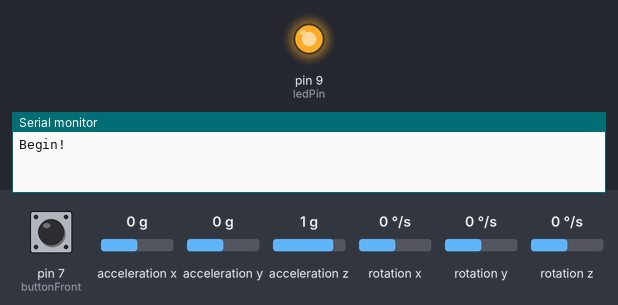
Bench run of a sketch on a simulated Arduino Leonardo, built with avr-gcc and run on an emulated ATmega32U4. Parts: output pins drawn as LEDs (lit = HIGH), the last lines printed to the serial monitor. Wiring (inferred from the names in the program): MPU-6050 motion sensor at I2C address 0x68. The inputs (shaded band) are chosen by the test bench; at power-on: pin 7 (buttonFront) HIGH, acceleration x 0 g, acceleration y 0 g, acceleration z 1 g, rotation x 0 °/s, rotation y 0 °/s, rotation z 0 °/s. USB keyboard and mouse output is not drawn.

Above: at 1.3 s.
1.4 s: pin 7 (buttonFront) pulled LOW for 0.15 s
At 1.48 s:
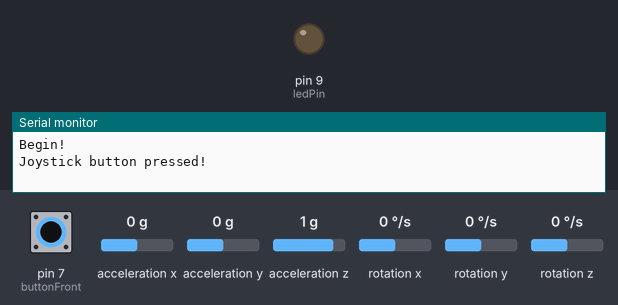
3.0 s: pin 7 (buttonFront) pulled LOW for 3.2 s
At 6.6 s:
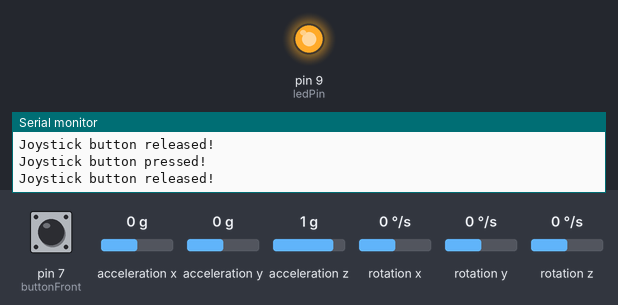
Timing chart, 0 to 8.1 s (numbered marks = the images above; inputs shaded):
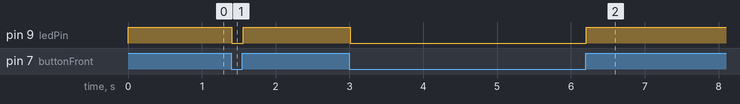

The sketch:

joystick.ino
```cpp
// (licence header left out)
// Enable serial output, baud rate 115200
#define DEBUG

// Pins
#define buttonFront 7
#define buttonTop 8
#define ledPin 9

// Gamepad values
#define Gamepad_zoom_in 2
#define Gamepad_zoom_out 4
#define Gamepad_rotate_left 7
#define Gamepad_rotate_right 8

// Config
#define Zoom_in_trigger 10000
#define Zoom_out_trigger 6000
#define Rotate_trigger 10000
#define Movement_sensitivity 0.6
#define Loop_delay 10

#include <Wire.h>
#include "HID-Project.h"
#include "MPU6050_program.h"

// Tracking button state for joystick (prevent buttons and axis from staying pressed when pressing/releasing trigger)
bool turnOffFlag = false;
bool turnOnFlag = false;

void setup() {
  // put your setup code here, to run once:
  pinMode(buttonFront, INPUT_PULLUP);
  pinMode(buttonTop, INPUT_PULLUP);
  pinMode(ledPin, OUTPUT);

  digitalWrite(ledPin, HIGH);

  Gamepad.begin();

  Wire.begin();
  MPU6050_inicializacija();

  // Debugging
#ifdef DEBUG
  Serial.begin(115200);
  while (!Serial);
  Serial.println("Begin!");
#endif
}

void loop() {
  //Serial.println(mode);
  // put your main code here, to run repeatedly:

  MPU6050_osvezevanje();

  int izmerjen_pospesek_x = -pospesek_x() / 1000;
  izmerjen_pospesek_x = map(izmerjen_pospesek_x, -20, 20, -32000 * Movement_sensitivity, 32000 * Movement_sensitivity);
  int izmerjen_pospesek_y = -pospesek_y() * 1.5 * Movement_sensitivity;

  if (!digitalRead(buttonFront)) {
    turnOffFlag = true;

    if (turnOnFlag) {

#ifdef DEBUG
      Serial.println("Joystick button pressed!");
#endif

      turnOnFlag = false;
      Gamepad.xAxis(0);
      Gamepad.yAxis(0);

      digitalWrite(ledPin, LOW);
    }

    if (izmerjen_pospesek_y < -Zoom_out_trigger) {
      Gamepad.press(Gamepad_zoom_out);
    } else if (izmerjen_pospesek_y > Zoom_in_trigger) {
      Gamepad.press(Gamepad_zoom_in);
    } else {
      Gamepad.release(Gamepad_zoom_out);
      Gamepad.release(Gamepad_zoom_in);
    }

    if (izmerjen_pospesek_x < -Rotate_trigger) {
      Gamepad.press(Gamepad_rotate_left);
    } else if (izmerjen_pospesek_x > Rotate_trigger) {
      Gamepad.press(Gamepad_rotate_right);
    } else {
      Gamepad.release(Gamepad_rotate_left);
      Gamepad.release(Gamepad_rotate_right);
    }

  } else {
    turnOnFlag = true;

    if (turnOffFlag) {

#ifdef DEBUG
      Serial.println("Joystick button released!");
#endif

      turnOffFlag = false;
      Gamepad.releaseAll();

      digitalWrite(ledPin, HIGH);
    }

    Gamepad.xAxis(izmerjen_pospesek_x);
    Gamepad.yAxis(izmerjen_pospesek_y);
  }

  Gamepad.write();

  delay(Loop_delay);

}
```

MPU6050_program.cpp
```cpp
#include <Wire.h>
#include <arduino.h>
//#include <Mouse.h>
#include "MPU6050_program.h"

//Inicializacija spremenljivk

/* IMU Data */
int accX, accY, accZ;
int16_t tempRaw;

uint8_t i2cData[14]; // Buffer for I2C data

double temperature;

short gy_old;
short gx_old;
double x_move;
double y_move;

void MPU6050_inicializacija(){
  TWBR = ((F_CPU / 400000L) - 16) / 2; // Set I2C frequency to 400kHz

  i2cData[0] = 7; // Set the sample rate to 1000Hz - 8kHz/(7+1) = 1000Hz
  i2cData[1] = 0x00; // Disable FSYNC and set 260 Hz Acc filtering, 256 Hz Gyro filtering, 8 KHz sampling
  i2cData[2] = 0x00; // Set Gyro Full Scale Range to ďż˝250deg/s
  i2cData[3] = 0x00; // Set Accelerometer Full Scale Range to ďż˝2g
  while (i2cWrite(0x19, i2cData, 4, false)); // Write to all four registers at once
  while (i2cWrite(0x6B, 0x01, true)); // PLL with X axis gyroscope reference and disable sleep mode

  while (i2cRead(0x75, i2cData, 1));
  if (i2cData[0] != 0x68) { // Read "WHO_AM_I" register
    Serial.print(F("Error reading sensor"));
    while (1);
  }
  delay(100); // Wait for sensor to stabilize
}

void MPU6050_osvezevanje(){
	while (i2cRead(0x3B, i2cData, 14));
	accX = ((i2cData[0] << 8) | i2cData[1]);
	accY = ((i2cData[2] << 8) | i2cData[3]);
	accZ = ((i2cData[4] << 8) | i2cData[5]);
	tempRaw = (i2cData[6] << 8) | i2cData[7];
}

void MPU6050_pospeskometer(){
  Serial.println("Pospeskometer: ");
  Serial.print("X-os: ");
  Serial.println(accX);
  Serial.print("Y-os: ");
  Serial.println(accY);
  Serial.print("Z-os: ");
  Serial.println(accZ);
  Serial.println(" ");
}

void MPU6050_tipkovnica(char tipka1, char tipka2, char tipka3, char tipka4, int obcut_acc){

}

/*
void MPU6050_miska(){
	int gx=accX;
	int gy=accY;

    x_move = -((double)gx*10)/12000;
    y_move = ((double)gy*10)/12000;
    if ((x_move >= 0)) {
      x_move = x_move - 1;
    }
    if ((x_move < 0)) {
      x_move = x_move + 1;
    }
    if ((y_move >= 0)) {
      y_move = y_move - 1;
    }
    if ((y_move < 0)) {
      y_move = y_move + 1;
    }


    if ((abs(gx) > abs(gx_old) + 2000) || (abs(gx) < abs(gx_old) - 2000)) {
      gx_old = gx;
    }
    else {
      Mouse.move(x_move,0,0);
      gx_old = gx;
    }
    if((abs(gy) > abs(gy_old) + 2000) || (abs(gy) < abs(gy_old) - 2000)) {
      gy_old = gy;
    }
    else {
      Mouse.move(0,y_move,0);
      gy_old = gy;
    }

}
*/

void MPU6050_miska_tipke(int button1Pin, int button2Pin){


}

void LED(int ledica, int meja){

}

void MPU6050_temperatura(){
  temperature = (double)tempRaw / 340.0 + 36.53;
  Serial.print("Temperatura: ");
  Serial.println(temperature);
  Serial.println(" ");
}

int pospesek_x(){
return accX;
}
int pospesek_y(){
return accY;
}

int pospesek_z(){
return accZ;
}

double temperatura(){
return temperature;
}


const uint8_t IMUAddress = 0x68; // AD0 is logic low on the PCB
const uint16_t I2C_TIMEOUT = 1000; // Used to check for errors in I2C communication

uint8_t i2cWrite(uint8_t registerAddress, uint8_t data, bool sendStop) {
  return i2cWrite(registerAddress, &data, 1, sendStop); // Returns 0 on success
}

uint8_t i2cWrite(uint8_t registerAddress, uint8_t *data, uint8_t length, bool sendStop) {
  Wire.beginTransmission(IMUAddress);
  Wire.write(registerAddress);
  Wire.write(data, length);
  uint8_t rcode = Wire.endTransmission(sendStop); // Returns 0 on success
  if (rcode) {
    Serial.print(F("i2cWrite failed: "));
    Serial.println(rcode);
  }
  return rcode; // See: http://arduino.cc/en/Reference/WireEndTransmission
}

uint8_t i2cRead(uint8_t registerAddress, uint8_t *data, uint8_t nbytes) {
  uint32_t timeOutTimer;
  Wire.beginTransmission(IMUAddress);
  Wire.write(registerAddress);
  uint8_t rcode = Wire.endTransmission(false); // Don't release the bus
  if (rcode) {
    Serial.print(F("i2cRead failed: "));
    Serial.println(rcode);
    return rcode; // See: http://arduino.cc/en/Reference/WireEndTransmission
  }
  Wire.requestFrom(IMUAddress, nbytes, (uint8_t)true); // Send a repeated start and then release the bus after reading
  for (uint8_t i = 0; i < nbytes; i++) {
    if (Wire.available())
      data[i] = Wire.read();
    else {
      timeOutTimer = micros();
      while (((micros() - timeOutTimer) < I2C_TIMEOUT) && !Wire.available());
      if (Wire.available())
        data[i] = Wire.read();
      else {
        Serial.println(F("i2cRead timeout"));
        return 5; // This error value is not already taken by endTransmission
      }
    }
  }
  return 0; // Success
}
```

MPU6050_program.h
```cpp
#include <Wire.h>
#include <arduino.h>

void MPU6050_inicializacija();
void MPU6050_osvezevanje();
void MPU6050_pospeskometer();
void MPU6050_miska();
void MPU6050_tipkovnica(char tipka1, char tipka2, char tipka3, char tipka4, int obcut_acc);
void MPU6050_temperatura();
void MPU6050_miska_tipke(int button1Pin, int button2Pin);
void LED(int ledica, int meja);

int pospesek_x();
int pospesek_y();
int pospesek_z();

double temperatura();

uint8_t i2cWrite(uint8_t registerAddress, uint8_t data, bool sendStop);
uint8_t i2cWrite(uint8_t registerAddress, uint8_t *data, uint8_t length, bool sendStop);
uint8_t i2cRead(uint8_t registerAddress, uint8_t *data, uint8_t nbytes);
```

Measured:
- after the input at 1.4 s, pin 9 (ledPin): HIGH → LOW at once, → HIGH 0.15 s later
- after the input at 3.0 s, pin 9 (ledPin): HIGH → LOW at once, → HIGH 3.2 s later
